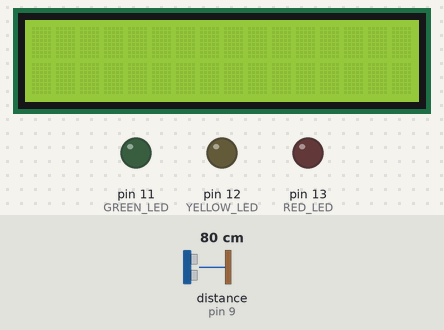
The sketch below on a simulated Arduino Mega 2560, built with avr-gcc and run on an emulated ATmega2560. Parts: 16×2 character LCD, output pins drawn as LEDs (lit = HIGH). Wiring (inferred from the names in the program): ultrasonic range finder: trigger pin 10; echo pin 9. The inputs (shaded band) are chosen by the test bench; at power-on: distance to the obstacle (sensor on pin 9) 80 cm. The echo pulse lasts 58.3 µs per cm; pins used as bus, display or sensor lines are not drawn; what the sketch prints to the serial monitor is not drawn.

Above: at 1.2 s.
1.3 s: distance to the obstacle (sensor on pin 9) set to 34 cm
2.8 s: distance to the obstacle (sensor on pin 9) set to 28 cm
At 4.3 s:
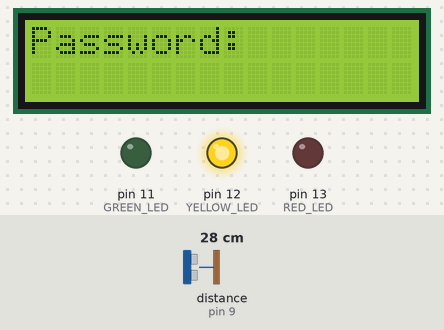
5.8 s: distance to the obstacle (sensor on pin 9) set to 35 cm
At 7.5 s:
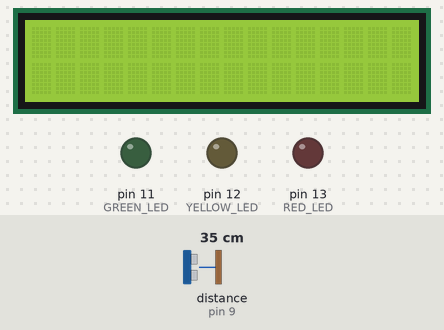
Timing chart, 0 to 9.0 s (numbered marks = the images above; inputs shaded):
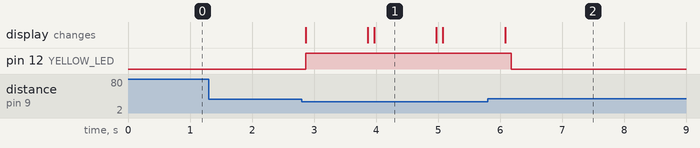

Measured:
- the behaviour switches between 32 and 31 cm on distance to the obstacle (sensor on pin 9) (found by bisection; images 0 and 1)
- after the input at 1.3 s, every drawn part: stays the same
- after the input at 2.8 s, pin 12 (YELLOW_LED): LOW → HIGH after 0.06 s; the display: changes after 0.07 s (image 1)
- after the input at 5.8 s, pin 12 (YELLOW_LED): HIGH → LOW after 0.38 s
- what the display in image 1 shows lasts 1.0 s, from 4.0 s to 5.0 s

The sketch:

Experimento1.ino
```cpp
#include <LiquidCrystal.h>
#include <Keypad.h>


#define ECHO_PIN 9
#define TRIGGER_PIN 10
#define GREEN_LED 11
#define YELLOW_LED 12
#define RED_LED 13

long duration, cm;

int cont=0;
char contrasena[]="1111";
char codigo[4];


LiquidCrystal lcd(7,6,5,4,3,2);

const byte ROWS = 4;
const byte COLS = 4;

char hexaKeys[ROWS][COLS] =
{
  {'1','2','3','A'},
  {'4','5','6','B'},
  {'7','8','9','C'},
  {'*','0','#','D'}
};

byte rowPins[ROWS] = {45, 43, 41, 39};
byte colPins[COLS] = {37, 35, 33, 31};
Keypad customKeypad = Keypad(makeKeymap(hexaKeys), rowPins, colPins, ROWS, COLS);

void setup()
{
  Serial.begin(9600);
  lcd.begin(16,2);
  pinMode(RED_LED, OUTPUT);
  pinMode(YELLOW_LED, OUTPUT);
  pinMode(GREEN_LED, OUTPUT);
}

void loop()
{
  pinMode(TRIGGER_PIN, OUTPUT);
  digitalWrite(TRIGGER_PIN, LOW);
  delayMicroseconds(2);

  digitalWrite(TRIGGER_PIN, HIGH);
  delayMicroseconds(10);
  digitalWrite(TRIGGER_PIN, LOW);

  pinMode(ECHO_PIN, INPUT);
  duration = pulseIn(ECHO_PIN, HIGH);

  cm = 0.01723 * duration;
  // Serial.print(cm);
  // Serial.println(" cm");
  if (cm <= 30)
  {
    digitalWrite(YELLOW_LED, HIGH);
    lcd.setCursor(0,0);
    lcd.print("Password:");
    delay(1000);

    // lcd.setCursor(0,1);
    // lcd.println("Clave correcta.");
    // delay(1000);

    char customKey = customKeypad.getKey();
    Serial.println(customKey);

    if (customKey != NO_KEY){
      codigo[cont]=customKey;
      Serial.print(codigo[cont]);
      cont=cont+1;
      if (cont==4) {
        if(codigo[0]==contrasena[0]&&codigo[1]==contrasena[1]&&codigo[2]==contrasena[2]&&codigo[3]==contrasena[3]){
          digitalWrite(GREEN_LED, HIGH);
          lcd.setCursor(0,1);
          lcd.print("Clave correcta.");
          delay(1000);
          digitalWrite(GREEN_LED, LOW);
        }
        else{
          digitalWrite(RED_LED, HIGH);
          lcd.setCursor(0,1);
          lcd.println("Clave incorrecta.");
          delay(1000);
          digitalWrite(RED_LED,LOW);

        }
        cont=0;
      }
    }

    lcd.clear();
  }
  else
  {
    digitalWrite(YELLOW_LED, LOW);
  }
  delay(100);
}

long microsecondsToCentimeters(long microseconds) {
  // The speed of sound is 340 m/s or 29 microseconds per centimeter.
  // The ping travels out and back, so to find the distance of the object we
  // take half of the distance travelled.
  return microseconds / 29 / 2;
}
```
